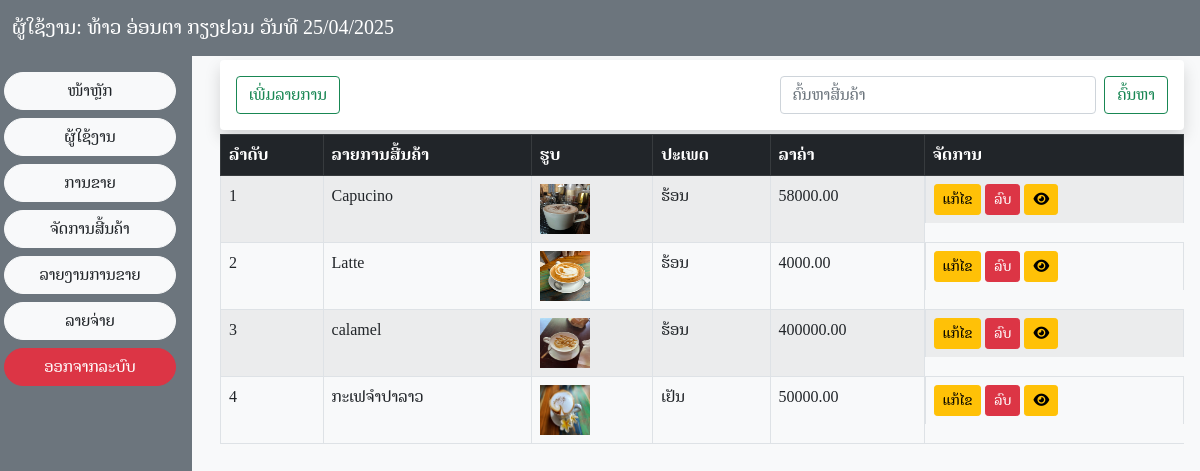
The page /component/productlayout.php (signed in) on the database its author committed.
### tables this page shows
CREATE TABLE IF NOT EXISTS `tb_product` (
  `ProductID` int NOT NULL AUTO_INCREMENT,
  `ProductName` varchar(255) DEFAULT NULL,
  `DrinkType` varchar(255) NOT NULL,
  `Product_image` varchar(255) DEFAULT NULL,
  `Product_price` decimal(10,2) DEFAULT NULL,
  PRIMARY KEY (`ProductID`)
);

### pages/showproduct.php (the view, shortened to what this page needs)
<?php
include('../server/server.php');
$sql = "SELECT * FROM tb_product ORDER BY ProductID DESC";
$statement = $connection->prepare($sql);
$statement->execute();
$user = $statement->fetchAll(PDO::FETCH_ASSOC);
$sql = "SELECT * FROM tb_product";
$statement = $connection->prepare($sql);
$statement->execute();
$user = $statement->fetchAll(PDO::FETCH_ASSOC);
?>
<link rel="stylesheet" href="https://cdnjs.cloudflare.com/ajax/libs/font-awesome/6.5.1/css/all.min.css">
<div class="container">
    <div class="bg-white shadow rounded p-3 mb-1 d-flex justify-content-between">
        <button type="button" class="btn btn-outline-success" data-bs-toggle="modal" data-bs-target="#alertModal">
            ເພີ່ມລາຍການ
        </button>
        <form class="d-flex col-lg-5 col-md-5" role="search" method="GET" action="">
            <input class="form-control me-2" type="search" name="search" placeholder="ຄົ້ນຫາສີ້ນຄ້າ" aria-label="Search" value="<?php echo isset($_GET['search']) ? $_GET['search'] : ''; ?>">
            <button class="btn btn-outline-success" type="submit">ຄົ້ນຫາ</button>
        </form>
    </div>
</div>
<div class="container">
    <table class="table table-striped table-bordered">
        <thead class="table-dark">
            <th scope="col">ລໍາດັບ</th>
            <th scope="col">ລາຍການສີ້ນຄ້າ</th>
            <th scope="col">ຮູບ</th>
            <th scope="col">ປະເພດ</th>
            <th scope="col">ລາຄ່າ</th>
            <th scope="col">ຈັດການ</th>
        </thead>
        <tbody>
            <?php if (empty($user)): ?>
                <tr>
                    <td colspan="5" class="text-center text-danger">ບໍ່ພົບຂໍ້ມູນ</td>
                </tr>
            <?php else: ?>
                <?php
                $number = 1;
                foreach ($user as $users): ?>
                    <tr>
                        <td><?php echo $number++; ?></td>
                        <td><?php echo $users['ProductName']; ?></td>
                        <td>
                            <img src="../productpictures<?php echo $users['Product_image']; ?>" alt="Picture" style="width: 50px; height: 50px;">
                        </td>
                        <td><?php echo $users['DrinkType']; ?></td>
                        <td><?php echo $users['Product_price']; ?></td>
                        <td class="d-flex">
                            <button class="btn btn-warning btn-sm" data-bs-toggle="modal" data-bs-target="#modalEdit<?php echo $users['ProductID']; ?>">ແກ້ໄຂ</button>
                            <form action="/katucafee3/backend/product/bdelete.php" class="ms-1" method="POST">
                                <button type="submit" class="btn btn-danger btn-sm" onclick="return confirm('ທ່ານຢາກລົບຂໍ້ມູນນີ້ແທ້ບໍ່?')">ລົບ</button>
                            </form>
                            <button class="ms-1 ml-4 btn btn-warning btn-sm" data-bs-toggle="modal" data-bs-target="#productDetail<?php echo $users['ProductID']; ?>">
                                <i class="fa-solid fa-eye"></i>
                            </button>
                        </td>
                    </tr>
                <?php endforeach; ?>
            <?php endif; ?>
        </tbody>
    </table>
</div>

### component/productlayout.php (style rules this page uses)
* { box-sizing: border-box; margin: 0; padding: 0; }
body { font-family: "Noto Serif Lao", serif; }

### component/sidbar.php (style rules this page uses)
body, html { margin: 0; padding: 0; overflow-x: hidden; }

### rows shown on the page
tb_product: ProductName "Capucino", Product_image (picture), DrinkType "ຮ້ອນ", Product_price "58000.00"
tb_product: ProductName "Latte", Product_image (picture), DrinkType "ຮ້ອນ", Product_price "4000.00"
tb_product: ProductName "calamel", Product_image (picture), DrinkType "ຮ້ອນ", Product_price "400000.00"
tb_product: ProductName "ກະເຟຈໍາປາລາວ", Product_image (picture), DrinkType "ເຢັນ", Product_price "50000.00"

### other values the page prints
$name "ທ້າວ ອ່ອນຕາ ກຽງຢວນ"
